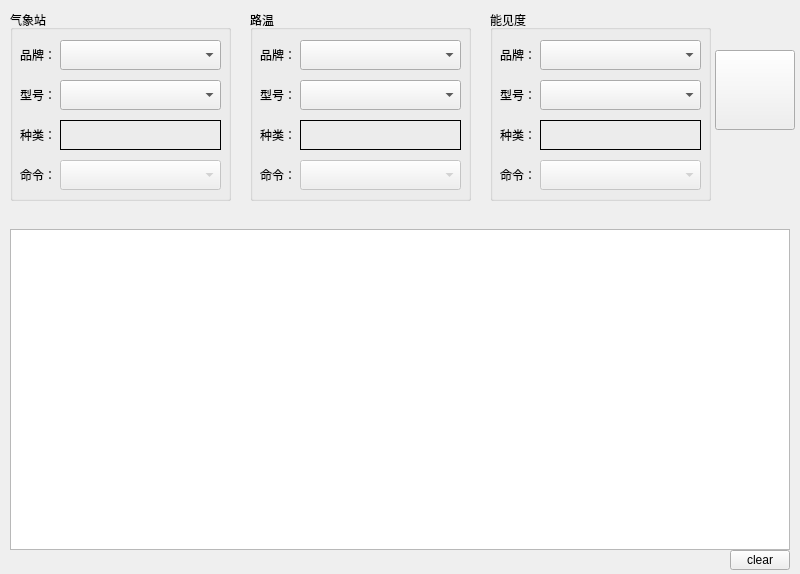
<?xml version="1.0" encoding="UTF-8"?>
<ui version="4.0">
 <class>Widget</class>
 <widget class="QWidget" name="Widget">
  <property name="geometry">
   <rect>
    <x>0</x>
    <y>0</y>
    <width>800</width>
    <height>574</height>
   </rect>
  </property>
  <property name="windowTitle">
   <string>Widget</string>
  </property>
  <widget class="QPlainTextEdit" name="history">
   <property name="geometry">
    <rect>
     <x>10</x>
     <y>229</y>
     <width>780</width>
     <height>321</height>
    </rect>
   </property>
  </widget>
  <widget class="QPushButton" name="clearBtn">
   <property name="geometry">
    <rect>
     <x>730</x>
     <y>550</y>
     <width>60</width>
     <height>20</height>
    </rect>
   </property>
   <property name="text">
    <string>clear</string>
   </property>
  </widget>
  <widget class="QPushButton" name="startBtn">
   <property name="geometry">
    <rect>
     <x>715</x>
     <y>50</y>
     <width>80</width>
     <height>80</height>
    </rect>
   </property>
   <property name="styleSheet">
    <string notr="true">border-image: url(:/resources/icons/offline.png);</string>
   </property>
   <property name="text">
    <string/>
   </property>
  </widget>
  <widget class="QGroupBox" name="QiXiangZhanGBox">
   <property name="geometry">
    <rect>
     <x>10</x>
     <y>10</y>
     <width>221</width>
     <height>191</height>
    </rect>
   </property>
   <property name="title">
    <string>气象站</string>
   </property>
   <widget class="QComboBox" name="QiXiangZhanBrandCBox">
    <property name="geometry">
     <rect>
      <x>50</x>
      <y>30</y>
      <width>161</width>
      <height>30</height>
     </rect>
    </property>
   </widget>
   <widget class="QComboBox" name="QiXiangZhanDevModelCBox">
    <property name="geometry">
     <rect>
      <x>50</x>
      <y>70</y>
      <width>161</width>
      <height>30</height>
     </rect>
    </property>
   </widget>
   <widget class="QLabel" name="label">
    <property name="geometry">
     <rect>
      <x>10</x>
      <y>30</y>
      <width>40</width>
      <height>30</height>
     </rect>
    </property>
    <property name="text">
     <string>品牌：</string>
    </property>
   </widget>
   <widget class="QLabel" name="label_3">
    <property name="geometry">
     <rect>
      <x>10</x>
      <y>110</y>
      <width>40</width>
      <height>30</height>
     </rect>
    </property>
    <property name="text">
     <string>种类：</string>
    </property>
   </widget>
   <widget class="QLabel" name="label_2">
    <property name="geometry">
     <rect>
      <x>10</x>
      <y>70</y>
      <width>40</width>
      <height>30</height>
     </rect>
    </property>
    <property name="text">
     <string>型号：</string>
    </property>
   </widget>
   <widget class="QLabel" name="QiXiangZhanLabel">
    <property name="geometry">
     <rect>
      <x>50</x>
      <y>110</y>
      <width>161</width>
      <height>30</height>
     </rect>
    </property>
    <property name="frameShape">
     <enum>QFrame::Box</enum>
    </property>
    <property name="text">
     <string/>
    </property>
   </widget>
   <widget class="QLabel" name="label_4">
    <property name="geometry">
     <rect>
      <x>10</x>
      <y>150</y>
      <width>40</width>
      <height>30</height>
     </rect>
    </property>
    <property name="text">
     <string>命令：</string>
    </property>
   </widget>
   <widget class="QComboBox" name="QiXiangZhanCmdCBox">
    <property name="enabled">
     <bool>false</bool>
    </property>
    <property name="geometry">
     <rect>
      <x>50</x>
      <y>150</y>
      <width>161</width>
      <height>30</height>
     </rect>
    </property>
   </widget>
  </widget>
  <widget class="QGroupBox" name="LuWenGBox">
   <property name="geometry">
    <rect>
     <x>250</x>
     <y>10</y>
     <width>221</width>
     <height>191</height>
    </rect>
   </property>
   <property name="title">
    <string>路温</string>
   </property>
   <widget class="QComboBox" name="LuWenBrandCBox">
    <property name="geometry">
     <rect>
      <x>50</x>
      <y>30</y>
      <width>161</width>
      <height>30</height>
     </rect>
    </property>
   </widget>
   <widget class="QComboBox" name="LuWenDevModelCBox">
    <property name="geometry">
     <rect>
      <x>50</x>
      <y>70</y>
      <width>161</width>
      <height>30</height>
     </rect>
    </property>
   </widget>
   <widget class="QLabel" name="label_8">
    <property name="geometry">
     <rect>
      <x>10</x>
      <y>30</y>
      <width>40</width>
      <height>30</height>
     </rect>
    </property>
    <property name="text">
     <string>品牌：</string>
    </property>
   </widget>
   <widget class="QLabel" name="label_9">
    <property name="geometry">
     <rect>
      <x>10</x>
      <y>110</y>
      <width>40</width>
      <height>30</height>
     </rect>
    </property>
    <property name="text">
     <string>种类：</string>
    </property>
   </widget>
   <widget class="QLabel" name="label_10">
    <property name="geometry">
     <rect>
      <x>10</x>
      <y>70</y>
      <width>40</width>
      <height>30</height>
     </rect>
    </property>
    <property name="text">
     <string>型号：</string>
    </property>
   </widget>
   <widget class="QLabel" name="LuWenLabel">
    <property name="geometry">
     <rect>
      <x>50</x>
      <y>110</y>
      <width>161</width>
      <height>30</height>
     </rect>
    </property>
    <property name="frameShape">
     <enum>QFrame::Box</enum>
    </property>
    <property name="text">
     <string/>
    </property>
   </widget>
   <widget class="QLabel" name="label_5">
    <property name="geometry">
     <rect>
      <x>10</x>
      <y>150</y>
      <width>40</width>
      <height>30</height>
     </rect>
    </property>
    <property name="text">
     <string>命令：</string>
    </property>
   </widget>
   <widget class="QComboBox" name="LuWenCmdCBox">
    <property name="enabled">
     <bool>false</bool>
    </property>
    <property name="geometry">
     <rect>
      <x>50</x>
      <y>150</y>
      <width>161</width>
      <height>30</height>
     </rect>
    </property>
   </widget>
  </widget>
  <widget class="QGroupBox" name="NengJianDuGBox">
   <property name="geometry">
    <rect>
     <x>490</x>
     <y>10</y>
     <width>221</width>
     <height>191</height>
    </rect>
   </property>
   <property name="title">
    <string>能见度</string>
   </property>
   <widget class="QComboBox" name="NengJianDuBrandCBox">
    <property name="geometry">
     <rect>
      <x>50</x>
      <y>30</y>
      <width>161</width>
      <height>30</height>
     </rect>
    </property>
   </widget>
   <widget class="QComboBox" name="NengJianDuDevModelCBox">
    <property name="geometry">
     <rect>
      <x>50</x>
      <y>70</y>
      <width>161</width>
      <height>30</height>
     </rect>
    </property>
   </widget>
   <widget class="QLabel" name="label_16">
    <property name="geometry">
     <rect>
      <x>10</x>
      <y>30</y>
      <width>40</width>
      <height>30</height>
     </rect>
    </property>
    <property name="text">
     <string>品牌：</string>
    </property>
   </widget>
   <widget class="QLabel" name="label_17">
    <property name="geometry">
     <rect>
      <x>10</x>
      <y>110</y>
      <width>40</width>
      <height>30</height>
     </rect>
    </property>
    <property name="text">
     <string>种类：</string>
    </property>
   </widget>
   <widget class="QLabel" name="label_18">
    <property name="geometry">
     <rect>
      <x>10</x>
      <y>70</y>
      <width>40</width>
      <height>30</height>
     </rect>
    </property>
    <property name="text">
     <string>型号：</string>
    </property>
   </widget>
   <widget class="QLabel" name="NengJianDuLabel">
    <property name="geometry">
     <rect>
      <x>50</x>
      <y>110</y>
      <width>161</width>
      <height>30</height>
     </rect>
    </property>
    <property name="frameShape">
     <enum>QFrame::Box</enum>
    </property>
    <property name="text">
     <string/>
    </property>
   </widget>
   <widget class="QLabel" name="label_6">
    <property name="geometry">
     <rect>
      <x>10</x>
      <y>150</y>
      <width>40</width>
      <height>30</height>
     </rect>
    </property>
    <property name="text">
     <string>命令：</string>
    </property>
   </widget>
   <widget class="QComboBox" name="NengJianDuCmdCBox">
    <property name="enabled">
     <bool>false</bool>
    </property>
    <property name="geometry">
     <rect>
      <x>50</x>
      <y>150</y>
      <width>161</width>
      <height>30</height>
     </rect>
    </property>
   </widget>
  </widget>
 </widget>
 <resources/>
 <connections/>
</ui>
